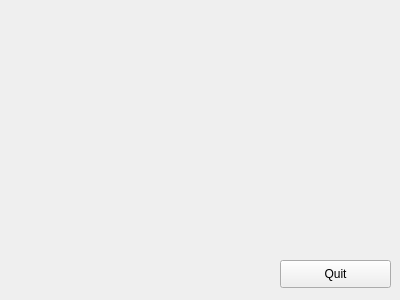
<?xml version="1.0" encoding="UTF-8"?>
<ui version="4.0">
 <class>Form</class>
 <widget class="QWidget" name="Form">
  <property name="geometry">
   <rect>
    <x>0</x>
    <y>0</y>
    <width>400</width>
    <height>300</height>
   </rect>
  </property>
  <property name="windowTitle">
   <string>Choose Event Type</string>
  </property>
  <widget class="QPushButton" name="pushButton">
   <property name="geometry">
    <rect>
     <x>280</x>
     <y>260</y>
     <width>111</width>
     <height>28</height>
    </rect>
   </property>
   <property name="text">
    <string>Quit</string>
   </property>
  </widget>
  <widget class="QWidget" name="gridLayoutWidget">
   <property name="geometry">
    <rect>
     <x>30</x>
     <y>30</y>
     <width>231</width>
     <height>251</height>
    </rect>
   </property>
   <layout class="QGridLayout" name="actionGrid"/>
  </widget>
 </widget>
 <resources/>
 <connections>
  <connection>
   <sender>pushButton</sender>
   <signal>clicked()</signal>
   <receiver>Form</receiver>
   <slot>close()</slot>
   <hints>
    <hint type="sourcelabel">
     <x>165</x>
     <y>143</y>
    </hint>
    <hint type="destinationlabel">
     <x>199</x>
     <y>149</y>
    </hint>
   </hints>
  </connection>
 </connections>
</ui>
